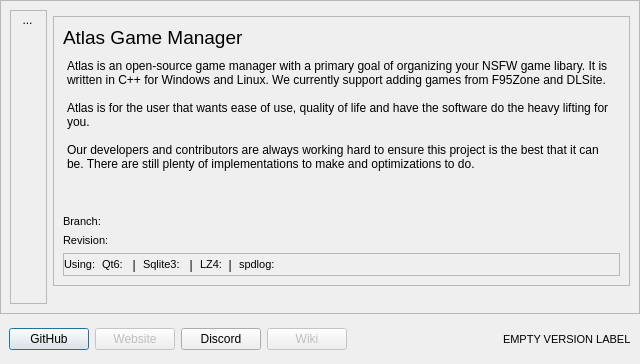
<?xml version="1.0" encoding="UTF-8"?>
<ui version="4.0">
 <class>AboutAtlas</class>
 <widget class="QDialog" name="AboutAtlas">
  <property name="geometry">
   <rect>
    <x>0</x>
    <y>0</y>
    <width>640</width>
    <height>364</height>
   </rect>
  </property>
  <property name="windowTitle">
   <string>About Atlas</string>
  </property>
  <layout class="QGridLayout" name="gridLayout">
   <property name="leftMargin">
    <number>0</number>
   </property>
   <property name="topMargin">
    <number>0</number>
   </property>
   <property name="rightMargin">
    <number>0</number>
   </property>
   <property name="bottomMargin">
    <number>0</number>
   </property>
   <property name="spacing">
    <number>0</number>
   </property>
   <item row="1" column="0" colspan="2">
    <widget class="QWidget" name="widget" native="true">
     <property name="minimumSize">
      <size>
       <width>0</width>
       <height>50</height>
      </size>
     </property>
     <layout class="QHBoxLayout" name="horizontalLayout">
      <item>
       <widget class="QPushButton" name="btnGithub">
        <property name="text">
         <string>GitHub</string>
        </property>
       </widget>
      </item>
      <item>
       <widget class="QPushButton" name="pushButton_2">
        <property name="enabled">
         <bool>false</bool>
        </property>
        <property name="text">
         <string>Website</string>
        </property>
       </widget>
      </item>
      <item>
       <widget class="QPushButton" name="btnDiscord">
        <property name="text">
         <string>Discord</string>
        </property>
       </widget>
      </item>
      <item>
       <widget class="QPushButton" name="pushButton_4">
        <property name="enabled">
         <bool>false</bool>
        </property>
        <property name="text">
         <string>Wiki</string>
        </property>
       </widget>
      </item>
      <item>
       <spacer name="horizontalSpacer">
        <property name="orientation">
         <enum>Qt::Horizontal</enum>
        </property>
        <property name="sizeHint" stdset="0">
         <size>
          <width>40</width>
          <height>20</height>
         </size>
        </property>
       </spacer>
      </item>
      <item>
       <widget class="QLabel" name="versionLabel">
        <property name="font">
         <font>
          <pointsize>8</pointsize>
         </font>
        </property>
        <property name="text">
         <string>EMPTY VERSION LABEL</string>
        </property>
       </widget>
      </item>
     </layout>
    </widget>
   </item>
   <item row="0" column="0" colspan="2">
    <widget class="QFrame" name="frame_2">
     <property name="minimumSize">
      <size>
       <width>126</width>
       <height>28</height>
      </size>
     </property>
     <property name="frameShape">
      <enum>QFrame::StyledPanel</enum>
     </property>
     <property name="frameShadow">
      <enum>QFrame::Raised</enum>
     </property>
     <layout class="QGridLayout" name="gridLayout_2">
      <item row="1" column="2">
       <widget class="QFrame" name="frame">
        <property name="minimumSize">
         <size>
          <width>0</width>
          <height>75</height>
         </size>
        </property>
        <property name="frameShape">
         <enum>QFrame::StyledPanel</enum>
        </property>
        <property name="frameShadow">
         <enum>QFrame::Raised</enum>
        </property>
        <layout class="QGridLayout" name="gridLayout_4">
         <item row="2" column="0">
          <widget class="QLabel" name="label_2">
           <property name="font">
            <font>
             <pointsize>8</pointsize>
            </font>
           </property>
           <property name="text">
            <string>Branch:</string>
           </property>
          </widget>
         </item>
         <item row="3" column="0">
          <widget class="QLabel" name="label_3">
           <property name="font">
            <font>
             <pointsize>8</pointsize>
            </font>
           </property>
           <property name="text">
            <string>Revision:</string>
           </property>
          </widget>
         </item>
         <item row="0" column="0">
          <widget class="QLabel" name="label">
           <property name="font">
            <font>
             <pointsize>14</pointsize>
             <bold>false</bold>
            </font>
           </property>
           <property name="text">
            <string>Atlas Game Manager</string>
           </property>
          </widget>
         </item>
         <item row="1" column="0">
          <widget class="QTextEdit" name="textEdit">
           <property name="styleSheet">
            <string notr="true">border:none;
background:transparent;</string>
           </property>
           <property name="frameShape">
            <enum>QFrame::NoFrame</enum>
           </property>
           <property name="frameShadow">
            <enum>QFrame::Plain</enum>
           </property>
           <property name="readOnly">
            <bool>true</bool>
           </property>
           <property name="html">
            <string>&lt;!DOCTYPE HTML PUBLIC &quot;-//W3C//DTD HTML 4.0//EN&quot; &quot;http://www.w3.org/TR/REC-html40/strict.dtd&quot;&gt;
&lt;html&gt;&lt;head&gt;&lt;meta name=&quot;qrichtext&quot; content=&quot;1&quot; /&gt;&lt;meta charset=&quot;utf-8&quot; /&gt;&lt;style type=&quot;text/css&quot;&gt;
p, li { white-space: pre-wrap; }
hr { height: 1px; border-width: 0; }
li.unchecked::marker { content: &quot;\2610&quot;; }
li.checked::marker { content: &quot;\2612&quot;; }
&lt;/style&gt;&lt;/head&gt;&lt;body style=&quot; font-family:'Segoe UI'; font-size:9pt; font-weight:400; font-style:normal;&quot;&gt;
&lt;p style=&quot; margin-top:0px; margin-bottom:0px; margin-left:0px; margin-right:0px; -qt-block-indent:0; text-indent:0px;&quot;&gt;Atlas is an open-source game manager with a primary goal of organizing your NSFW game libary. It is written in C++ for Windows and Linux. We currently support adding games from F95Zone and DLSite.&lt;/p&gt;
&lt;p style=&quot;-qt-paragraph-type:empty; margin-top:0px; margin-bottom:0px; margin-left:0px; margin-right:0px; -qt-block-indent:0; text-indent:0px;&quot;&gt;&lt;br /&gt;&lt;/p&gt;
&lt;p style=&quot; margin-top:0px; margin-bottom:0px; margin-left:0px; margin-right:0px; -qt-block-indent:0; text-indent:0px;&quot;&gt;Atlas is for the user that wants ease of use, quality of life and have the software do the heavy lifting for you.&lt;/p&gt;
&lt;p style=&quot;-qt-paragraph-type:empty; margin-top:0px; margin-bottom:0px; margin-left:0px; margin-right:0px; -qt-block-indent:0; text-indent:0px;&quot;&gt;&lt;br /&gt;&lt;/p&gt;
&lt;p style=&quot; margin-top:0px; margin-bottom:0px; margin-left:0px; margin-right:0px; -qt-block-indent:0; text-indent:0px;&quot;&gt;Our developers and contributors are always working hard to ensure this project is the best that it can be. There are still plenty of implementations to make and optimizations to do. &lt;/p&gt;&lt;/body&gt;&lt;/html&gt;</string>
           </property>
          </widget>
         </item>
         <item row="4" column="0">
          <widget class="QFrame" name="frame_4">
           <property name="minimumSize">
            <size>
             <width>0</width>
             <height>23</height>
            </size>
           </property>
           <property name="frameShape">
            <enum>QFrame::StyledPanel</enum>
           </property>
           <property name="frameShadow">
            <enum>QFrame::Raised</enum>
           </property>
           <layout class="QHBoxLayout" name="horizontalLayout_2">
            <property name="spacing">
             <number>0</number>
            </property>
            <property name="leftMargin">
             <number>0</number>
            </property>
            <property name="topMargin">
             <number>0</number>
            </property>
            <property name="rightMargin">
             <number>0</number>
            </property>
            <property name="bottomMargin">
             <number>0</number>
            </property>
            <item>
             <widget class="QLabel" name="label_4">
              <property name="font">
               <font>
                <pointsize>8</pointsize>
               </font>
              </property>
              <property name="text">
               <string>Using:  </string>
              </property>
             </widget>
            </item>
            <item>
             <widget class="QLabel" name="lbQt6Ver">
              <property name="font">
               <font>
                <pointsize>8</pointsize>
               </font>
              </property>
              <property name="text">
               <string>Qt6: </string>
              </property>
             </widget>
            </item>
            <item>
             <widget class="QLabel" name="label_5">
              <property name="text">
               <string>  |  </string>
              </property>
             </widget>
            </item>
            <item>
             <widget class="QLabel" name="lbSqlite3Ver">
              <property name="font">
               <font>
                <pointsize>8</pointsize>
               </font>
              </property>
              <property name="text">
               <string>Sqlite3: </string>
              </property>
             </widget>
            </item>
            <item>
             <widget class="QLabel" name="label_6">
              <property name="text">
               <string>  |  </string>
              </property>
             </widget>
            </item>
            <item>
             <widget class="QLabel" name="lbLZ4Ver">
              <property name="font">
               <font>
                <pointsize>8</pointsize>
               </font>
              </property>
              <property name="text">
               <string>LZ4:</string>
              </property>
             </widget>
            </item>
            <item>
             <widget class="QLabel" name="label_7">
              <property name="text">
               <string>  |  </string>
              </property>
             </widget>
            </item>
            <item>
             <widget class="QLabel" name="lbSPDLogVer">
              <property name="font">
               <font>
                <pointsize>8</pointsize>
               </font>
              </property>
              <property name="text">
               <string>spdlog:</string>
              </property>
             </widget>
            </item>
            <item>
             <spacer name="horizontalSpacer_2">
              <property name="orientation">
               <enum>Qt::Horizontal</enum>
              </property>
              <property name="sizeHint" stdset="0">
               <size>
                <width>40</width>
                <height>20</height>
               </size>
              </property>
             </spacer>
            </item>
           </layout>
          </widget>
         </item>
        </layout>
       </widget>
      </item>
      <item row="0" column="1" rowspan="5">
       <widget class="QFrame" name="frame_3">
        <property name="minimumSize">
         <size>
          <width>37</width>
          <height>0</height>
         </size>
        </property>
        <property name="frameShape">
         <enum>QFrame::StyledPanel</enum>
        </property>
        <property name="frameShadow">
         <enum>QFrame::Raised</enum>
        </property>
        <layout class="QGridLayout" name="gridLayout_3">
         <property name="leftMargin">
          <number>0</number>
         </property>
         <property name="topMargin">
          <number>0</number>
         </property>
         <property name="rightMargin">
          <number>0</number>
         </property>
         <property name="bottomMargin">
          <number>0</number>
         </property>
         <property name="spacing">
          <number>0</number>
         </property>
         <item row="2" column="1">
          <spacer name="verticalSpacer">
           <property name="orientation">
            <enum>Qt::Vertical</enum>
           </property>
           <property name="sizeHint" stdset="0">
            <size>
             <width>20</width>
             <height>186</height>
            </size>
           </property>
          </spacer>
         </item>
         <item row="0" column="1" rowspan="2">
          <widget class="QToolButton" name="toolButton">
           <property name="styleSheet">
            <string notr="true">background-color:none; border:none;</string>
           </property>
           <property name="text">
            <string>...</string>
           </property>
           <property name="icon">
            <iconset resource="../../resources.qrc">
             <normaloff>:/images/assets/Atlas_logo_v2.svg</normaloff>:/images/assets/Atlas_logo_v2.svg</iconset>
           </property>
           <property name="iconSize">
            <size>
             <width>100</width>
             <height>100</height>
            </size>
           </property>
          </widget>
         </item>
        </layout>
       </widget>
      </item>
     </layout>
    </widget>
   </item>
  </layout>
 </widget>
 <resources>
  <include location="../../resources.qrc"/>
 </resources>
 <connections/>
</ui>
